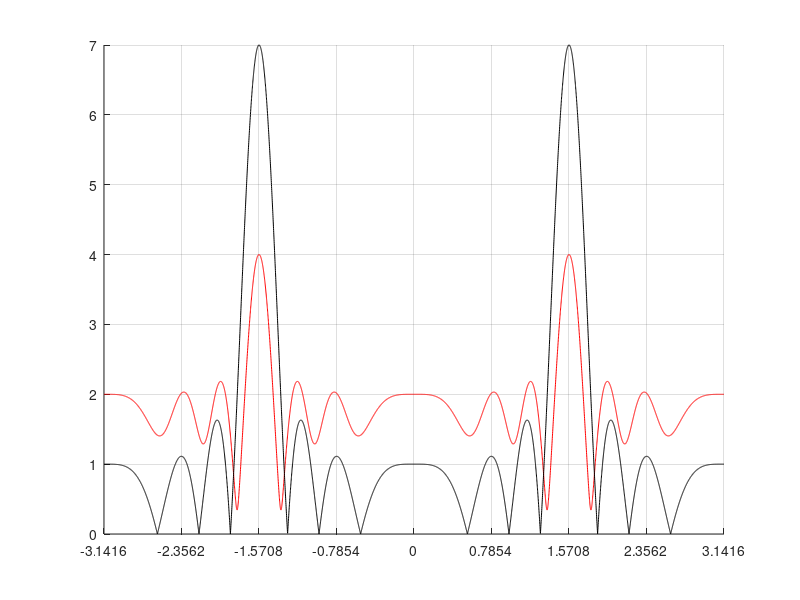

The MATLAB source for this figure: (Note: this script raises an error after producing the figure.)
%% Q1
clear; close all; clc;
mkdir results
addpath ../common/

w_n = [1, 1, 0, 0, 1, 0, 1];
d_lambda = 0.5;

AF_theta =@(w_n, d_lambda, theta_0) w_n * exp(1j*(0:length(w_n)-1).'* (2*pi*d_lambda * cos(theta_0)));
AF = @(w_n, d_lambda, theta) arrayfun(@(theta_0) AF_theta(w_n, d_lambda, theta_0), theta,'UniformOutput',true);

theta = -pi:0.001:pi;
af_a = abs(AF(w_n, d_lambda, theta));
af_b = abs(AF(ones(1,length(w_n)), d_lambda, theta));


figure; hold on; grid on
plot(theta, af_a, 'r')
plot(theta, af_b, 'k')
xlim([-1, 1]*pi);
xticks((-1:0.25:1)*pi)
xticklabels(arrayfun(@(s) sprintf("%g \\pi", s), (-1:0.25:1),'UniformOutput',true))
exportgraphics(gcf, 'results/AF-plot.pdf', 'Append', false);
set(gca, 'YScale', 'log')
exportgraphics(gcf, 'results/AF-plot-logy.pdf', 'Append', false);


figure; 
polarplot(theta, af_b, 'k')
hold on;
polarplot(theta, af_a, 'r')
set(gca, 'ThetaZeroLocation', "top");
exportgraphics(gcf, 'results/AF-polarplot.pdf', 'Append', false);


%%
figure('units','normalized','outerposition',[0 .25 1 .5])
ax = gca;
outerpos = ax.OuterPosition;
ti = ax.TightInset; 
left = outerpos(1) + ti(1);
bottom = outerpos(2) + ti(2);
ax_width = outerpos(3) - ti(1) - ti(3);
ax_height = outerpos(4) - ti(2) - ti(4);
ax.Position = [left bottom ax_width ax_height];

grid on; hold on
xlim([-1, 1]*pi)
xticks((-1:0.25:1)*pi)
xticklabels(arrayfun(@(s) sprintf("%g \\pi", s), (-1:0.25:1),'UniformOutput',true))
ylim([-2,8])
[~,MaxIdx] = findpeaks(af_a);
[~,MinIdx] = findpeaks(-af_a);

plot(theta, af_a, 'r')
plot(theta(MaxIdx), af_a(MaxIdx), 'xb')
plot(theta(MinIdx), af_a(MinIdx), 'ob')

for i = MaxIdx
    text(theta(i), af_a(i)+.5, sprintf("(%.2f\\pi, %g)", theta(i)/pi, round(af_a(i),2)), "HorizontalAlignment", "center", "Color", .4*ones(1,3))
end
for i = MinIdx
    text(theta(i), af_a(i)-.5, sprintf("(%.2f\\pi, %g)", theta(i)/pi, round(af_a(i),2)), "HorizontalAlignment", "center", "Color", .4*ones(1,3))
end

idx1 = MinIdx([floor(length(MinIdx) * 1 / 4), floor(length(MinIdx) * 1 / 4) + 1]);
idx2 = MinIdx([floor(length(MinIdx) * 3 / 4), floor(length(MinIdx) * 3 / 4) + 1]);
text(mean(theta(idx1)), mean(af_a(idx1))-1.4, sprintf("BW_{nn} = %.2f\\pi", diff(theta(idx1))/pi), "HorizontalAlignment", "center", "Color", .3*ones(1,3));
text(mean(theta(idx2)), mean(af_a(idx2))-1.4,  sprintf("BW_{nn} = %.2f\\pi", diff(theta(idx2))/pi), "HorizontalAlignment", "center", "Color", .3*ones(1,3));

drawbrace([theta(idx1(2)),af_a(idx1(2))-.8], [theta(idx1(1)),af_a(idx1(1))-.8], 0.006, "Color", "blue")
drawbrace([theta(idx2(2)),af_a(idx2(2))-.8], [theta(idx2(1)),af_a(idx2(1))-.8], 0.006, "Color", "blue")

exportgraphics(gcf, 'results/AF-plot-localmaxmin-a.pdf', 'Append', false);

%%
figure('units','normalized','position',[0 .25 1 .5])
ax = gca;
outerpos = ax.OuterPosition;
ti = ax.TightInset; 
left = outerpos(1) + ti(1);
bottom = outerpos(2) + ti(2);
ax_width = outerpos(3) - ti(1) - ti(3);
ax_height = outerpos(4) - ti(2) - ti(4);
ax.Position = [left bottom ax_width ax_height];

grid on; hold on
xlim([-1, 1]*pi)
xticks((-1:0.25:1)*pi)
xticklabels(arrayfun(@(s) sprintf("%g \\pi", s), (-1:0.25:1),'UniformOutput',true))
ylim([-2,8])
[~,MaxIdx] = findpeaks(af_b);
[~,MinIdx] = findpeaks(-af_b);

plot(theta, af_b, 'k')
plot(theta(MaxIdx), af_b(MaxIdx), 'xb')
plot(theta(MinIdx), af_b(MinIdx), 'ob')

for i = MaxIdx
    text(theta(i), af_b(i)+.5, sprintf("(%.2f\\pi, %g)", theta(i)/pi, round(af_b(i),2)), "HorizontalAlignment", "center", "Color", .4*ones(1,3))
end
for i = MinIdx
    text(theta(i), af_b(i)-.5, sprintf("(%.2f\\pi, %g)", theta(i)/pi, round(af_b(i),2)), "HorizontalAlignment", "center", "Color", .4*ones(1,3))
end
idx1 = MinIdx([floor(length(MinIdx) * 1 / 4), floor(length(MinIdx) * 1 / 4) + 1]);
idx2 = MinIdx([floor(length(MinIdx) * 3 / 4), floor(length(MinIdx) * 3 / 4) + 1]);
text(mean(theta(idx1)), mean(af_b(idx1))-1.4, sprintf("BW_{nn} = %.2f\\pi", diff(theta(idx1))/pi), "HorizontalAlignment", "center", "Color", .3*ones(1,3));
text(mean(theta(idx2)), mean(af_b(idx2))-1.4,  sprintf("BW_{nn} = %.2f\\pi", diff(theta(idx2))/pi), "HorizontalAlignment", "center", "Color", .3*ones(1,3));

drawbrace([theta(idx1(2)),af_b(idx1(2))-.8], [theta(idx1(1)),af_b(idx1(1))-.8], 0.006, "Color", "blue")
drawbrace([theta(idx2(2)),af_b(idx2(2))-.8], [theta(idx2(1)),af_b(idx2(1))-.8], 0.006, "Color", "blue")

exportgraphics(gcf, 'results/AF-plot-localmaxmin-b.pdf', 'Append', false);

%%



